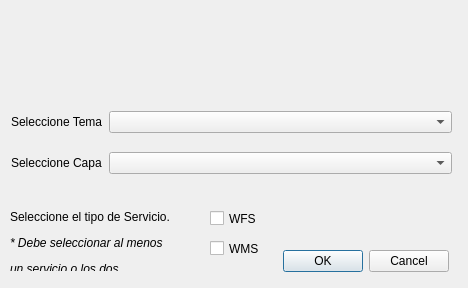
<?xml version="1.0" encoding="UTF-8"?>
<ui version="4.0">
 <class>Wfs_DERADialogBase</class>
 <widget class="QDialog" name="Wfs_DERADialogBase">
  <property name="geometry">
   <rect>
    <x>0</x>
    <y>0</y>
    <width>468</width>
    <height>288</height>
   </rect>
  </property>
  <property name="windowTitle">
   <string>Datos Espaciales de Referencia de Andalucía (DERA)</string>
  </property>
  <property name="windowIcon">
   <iconset>
    <selectedon>:/plugins/wfs_from_dera/icon.png</selectedon>
   </iconset>
  </property>
  <widget class="QLabel" name="label">
   <property name="geometry">
    <rect>
     <x>10</x>
     <y>0</y>
     <width>251</width>
     <height>81</height>
    </rect>
   </property>
   <property name="text">
    <string>&lt;html&gt;&lt;head/&gt;&lt;body&gt;&lt;p&gt;&lt;img src=&quot;:/plugins/wfs_from_dera/Icons/LogoJuntaA_plugin.PNG&quot;/&gt;&lt;/p&gt;&lt;/body&gt;&lt;/html&gt;</string>
   </property>
  </widget>
  <widget class="QLabel" name="label_2">
   <property name="geometry">
    <rect>
     <x>350</x>
     <y>10</y>
     <width>111</width>
     <height>61</height>
    </rect>
   </property>
   <property name="text">
    <string>&lt;html&gt;&lt;head/&gt;&lt;body&gt;&lt;p&gt;&lt;img src=&quot;:/plugins/wfs_from_dera/Icons/Andalucia se mueve_plugin.png&quot;/&gt;&lt;/p&gt;&lt;/body&gt;&lt;/html&gt;</string>
   </property>
  </widget>
  <widget class="QDialogButtonBox" name="button_box">
   <property name="geometry">
    <rect>
     <x>10</x>
     <y>250</y>
     <width>439</width>
     <height>23</height>
    </rect>
   </property>
   <property name="orientation">
    <enum>Qt::Horizontal</enum>
   </property>
   <property name="standardButtons">
    <set>QDialogButtonBox::Cancel|QDialogButtonBox::Ok</set>
   </property>
  </widget>
  <widget class="QCheckBox" name="checkBox_wfs">
   <property name="geometry">
    <rect>
     <x>210</x>
     <y>210</y>
     <width>70</width>
     <height>17</height>
    </rect>
   </property>
   <property name="text">
    <string>WFS</string>
   </property>
  </widget>
  <widget class="QCheckBox" name="checkBox_wms">
   <property name="geometry">
    <rect>
     <x>210</x>
     <y>240</y>
     <width>70</width>
     <height>17</height>
    </rect>
   </property>
   <property name="text">
    <string>WMS</string>
   </property>
  </widget>
  <widget class="QLabel" name="label_3">
   <property name="geometry">
    <rect>
     <x>10</x>
     <y>210</y>
     <width>181</width>
     <height>61</height>
    </rect>
   </property>
   <property name="text">
    <string>&lt;html&gt;&lt;head/&gt;&lt;body&gt;&lt;p align=&quot;justify&quot;&gt;Seleccione el tipo de Servicio.&lt;/p&gt;&lt;p&gt;&lt;span style=&quot; font-style:italic;&quot;&gt;* Debe seleccionar al menos&lt;/span&gt;&lt;/p&gt;&lt;p&gt;&lt;span style=&quot; font-style:italic;&quot;&gt;un servicio o los dos.&lt;/span&gt;&lt;/p&gt;&lt;/body&gt;&lt;/html&gt;</string>
   </property>
  </widget>
  <widget class="QWidget" name="layoutWidget">
   <property name="geometry">
    <rect>
     <x>11</x>
     <y>98</y>
     <width>441</width>
     <height>91</height>
    </rect>
   </property>
   <layout class="QGridLayout" name="gridLayout" columnstretch="0,10">
    <item row="0" column="0">
     <widget class="QLabel" name="label_tema">
      <property name="text">
       <string>Seleccione Tema</string>
      </property>
     </widget>
    </item>
    <item row="0" column="1">
     <widget class="QComboBox" name="comboBox_tema">
      <property name="toolTip">
       <string>Selecciona un tema de la lista</string>
      </property>
     </widget>
    </item>
    <item row="1" column="0">
     <widget class="QLabel" name="label_capa">
      <property name="text">
       <string>Seleccione Capa</string>
      </property>
     </widget>
    </item>
    <item row="1" column="1">
     <widget class="QComboBox" name="comboBox_capa">
      <property name="toolTip">
       <string>Selecciona una capa de la lista</string>
      </property>
     </widget>
    </item>
   </layout>
  </widget>
 </widget>
 <resources/>
 <connections>
  <connection>
   <sender>button_box</sender>
   <signal>accepted()</signal>
   <receiver>Wfs_DERADialogBase</receiver>
   <slot>accept()</slot>
   <hints>
    <hint type="sourcelabel">
     <x>20</x>
     <y>20</y>
    </hint>
    <hint type="destinationlabel">
     <x>20</x>
     <y>20</y>
    </hint>
   </hints>
  </connection>
  <connection>
   <sender>button_box</sender>
   <signal>rejected()</signal>
   <receiver>Wfs_DERADialogBase</receiver>
   <slot>reject()</slot>
   <hints>
    <hint type="sourcelabel">
     <x>20</x>
     <y>20</y>
    </hint>
    <hint type="destinationlabel">
     <x>20</x>
     <y>20</y>
    </hint>
   </hints>
  </connection>
  <connection>
   <sender>comboBox_tema</sender>
   <signal>activated(QString)</signal>
   <receiver>Wfs_DERADialogBase</receiver>
   <slot>act_wms_wfs()</slot>
   <hints>
    <hint type="sourcelabel">
     <x>273</x>
     <y>122</y>
    </hint>
    <hint type="destinationlabel">
     <x>233</x>
     <y>143</y>
    </hint>
   </hints>
  </connection>
  <connection>
   <sender>Wfs_DERADialogBase</sender>
   <signal>finished(int)</signal>
   <receiver>Wfs_DERADialogBase</receiver>
   <slot>des_wms_wfs()</slot>
   <hints>
    <hint type="sourcelabel">
     <x>233</x>
     <y>143</y>
    </hint>
    <hint type="destinationlabel">
     <x>233</x>
     <y>143</y>
    </hint>
   </hints>
  </connection>
 </connections>
 <slots>
  <slot>act_wms_wfs()</slot>
  <slot>des_wms_wfs()</slot>
 </slots>
</ui>
